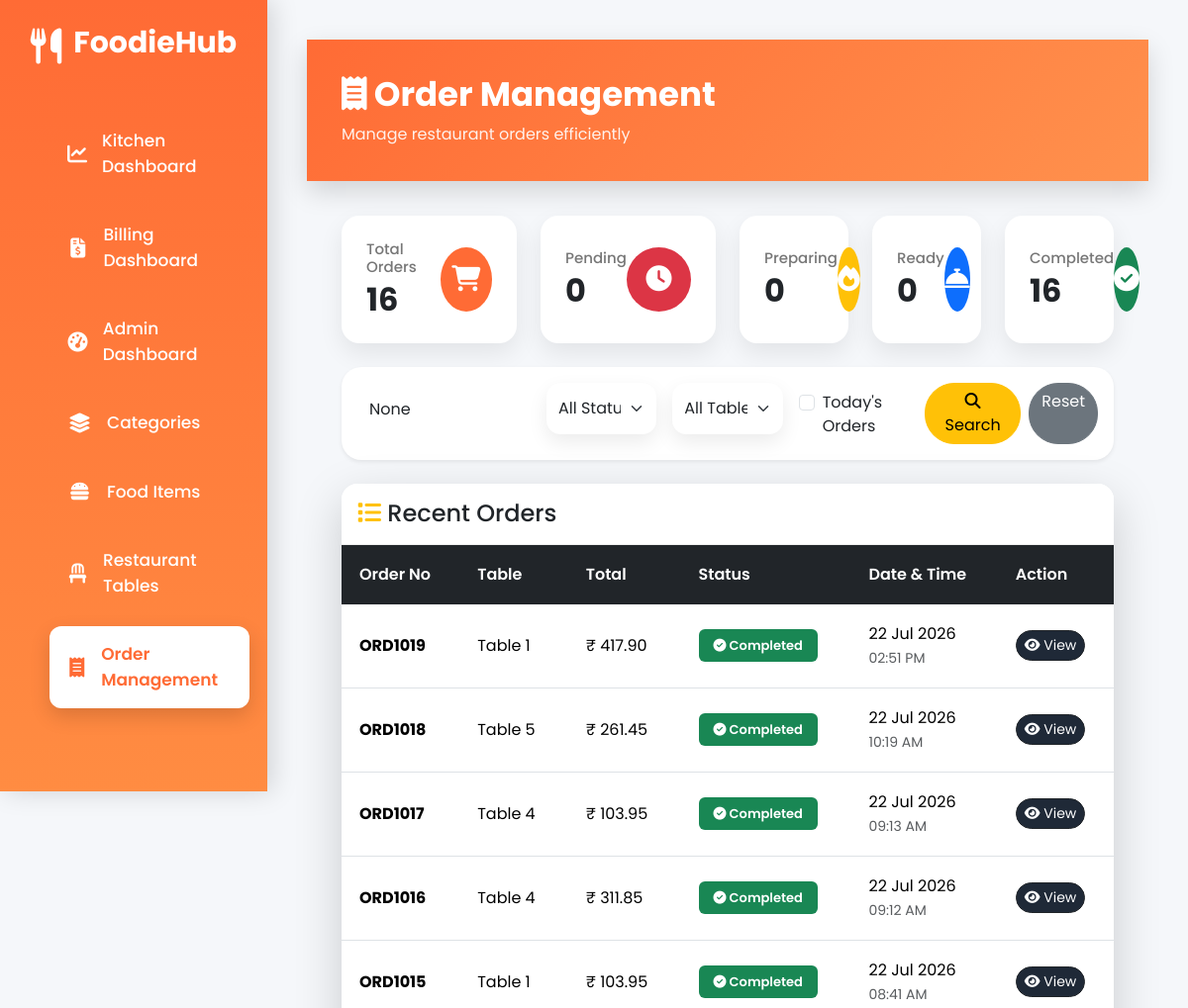
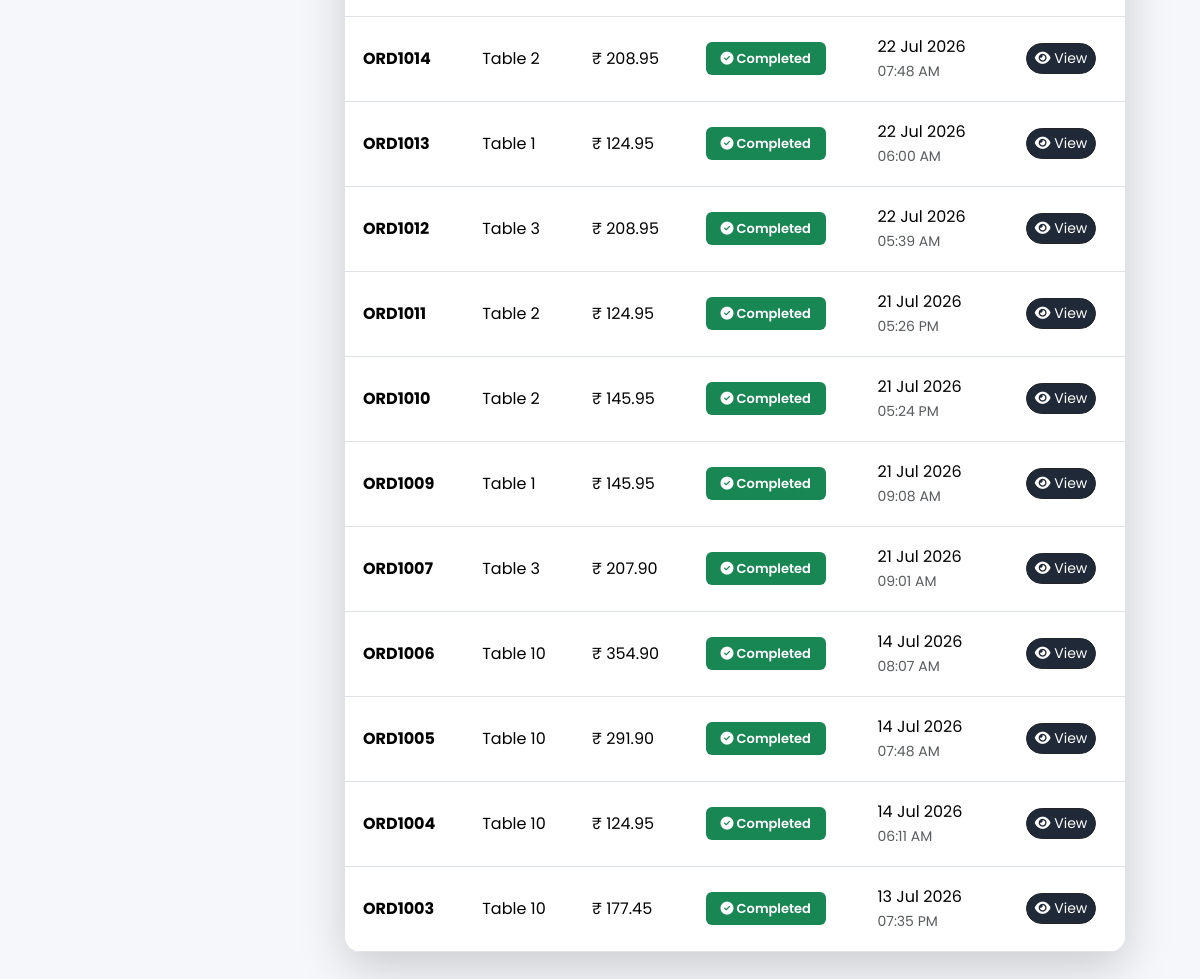
Page /admin-panel/orders/ (signed in) on the committed database (2 pictures, top to bottom).
### orders/models.py (models this page shows, shortened)
class Order(models.Model):
    STATUS = (
        ('Pending', 'Pending'),
        ('Preparing', 'Preparing'),
        ('Ready', 'Ready'),
        ('Completed', 'Completed'),
    )
    table = models.ForeignKey(RestaurantTable, on_delete=models.CASCADE)
    order_number = models.CharField(max_length=20, unique=True)
    order_date = models.DateTimeField(auto_now_add=True)
    status = models.CharField(max_length=20, choices=STATUS, default='Pending')
    total_amount = models.DecimalField(max_digits=10, decimal_places=2, default=0)

class RestaurantTable(models.Model):
    table_number = models.IntegerField(unique=True)
    STATUS = (
        ('Available','Available'),
        ('Occupied','Occupied'),
    )
    status = models.CharField(
        max_length=20,
        choices=STATUS,
        default='Available'
    )
    qr_code = models.ImageField(
        upload_to="qr_codes/",
        blank=True,
        null=True
    )

### adminpanel/views.py (the view)
# urls.py: path("orders/", views.order_list, name="order_list"),
@login_required(login_url='login')
def order_list(request):
    orders = Order.objects.select_related("table").order_by("-order_date")
    search = request.GET.get("search")
    status = request.GET.get("status")
    table = request.GET.get("table")
    today = request.GET.get("today")
    if search:
        orders = orders.filter(
            order_number__icontains=search
        )
    if status:
        orders = orders.filter(status=status)
    if table:
        orders = orders.filter(table_id=table)
    if today == "1":
        today_date = timezone.localdate()
        orders = orders.filter(order_date__date=today_date)
    context = {
        "orders": orders,
        "tables": RestaurantTable.objects.all(),
        "search": search,
        "selected_status": status,
        "selected_table": table,
        "today": today,
        "total_orders": Order.objects.count(),
        "pending_orders": Order.objects.filter(status="Pending").count(),
        "preparing_orders": Order.objects.filter(status="Preparing").count(),
        "ready_orders": Order.objects.filter(status="Ready").count(),
        "completed_orders": Order.objects.filter(status="Completed").count(),
    }
    return render(
        request,
        "orders_list.html",
        context
    )

### adminpanel/templates/orders_list.html (shortened to what this page needs)
<!DOCTYPE html>
<html lang="en">
<head>
<link href="https://cdn.jsdelivr.net/npm/bootstrap@5.3.3/dist/css/bootstrap.min.css" rel="stylesheet">
<link rel="stylesheet"
href="https://cdnjs.cloudflare.com/ajax/libs/font-awesome/6.7.2/css/all.min.css">
</head>
<body>
{% include "sidebar.html" %}
<div class="main-content">
<div class="page-header">
<h2>
<i class="fas fa-receipt"></i>
Order Management
</h2>
<p>
Manage restaurant orders efficiently
</p>
</div>
<div class="dashboard">
<div class="row g-4">
<div class="col-xl-3 col-md-6">
<div class="stat-card">
<div>
<h6>Total Orders</h6>
<h2>{{ total_orders }}</h2>
</div>
<div class="icon orange">
<i class="fas fa-shopping-cart"></i>
</div>
</div>
</div>
<div class="col-xl-3 col-md-6">
<div class="stat-card">
<div>
<h6>Pending</h6>
<h2>{{ pending_orders }}</h2>
</div>
<div class="icon red">
<i class="fas fa-clock"></i>
</div>
</div>
</div>
<div class="col-xl-2 col-md-4">
<div class="stat-card">
<div>
<h6>Preparing</h6>
<h2>{{ preparing_orders }}</h2>
</div>
<div class="icon yellow">
<i class="fas fa-fire"></i>
</div>
</div>
</div>
<div class="col-xl-2 col-md-4">
<div class="stat-card">
<div>
<h6>Ready</h6>
<h2>{{ ready_orders }}</h2>
</div>
<div class="icon blue">
<i class="fas fa-bell-concierge"></i>
</div>
</div>
</div>
<div class="col-xl-2 col-md-4">
<div class="stat-card">
<div>
<h6>Completed</h6>
<h2>{{ completed_orders }}</h2>
</div>
<div class="icon green">
<i class="fas fa-circle-check"></i>
</div>
</div>
</div>
</div>
<br>
<div class="card shadow-sm border-0 mb-4">
<div class="card-body">
<form method="GET">
<div class="row g-3">
<div class="col-lg-3">
<input
type="text"
name="search"
class="form-control"
placeholder="Search Order Number"
value="{{ search }}">
</div>
<div class="col-lg-2">
<select
name="status"
class="form-select">
<option value="">All Status</option>
</select>
</div>
<div class="col-lg-2">
<select
name="table"
class="form-select">
<option value="">All Tables</option>
</select>
</div>
<div class="col-lg-2">
<div class="form-check mt-2">
<input
class="form-check-input"
type="checkbox"
name="today"
value="1"
id="today"
>
<label
class="form-check-label"
for="today">
Today's Orders
</label>
</div>
</div>
<div class="col-lg-3 d-flex gap-2">
<button
class="btn btn-warning w-100">
<i class="fas fa-search"></i>
Search
</button>
<a
href="{% url 'order_list' %}"
class="btn btn-secondary">
Reset
</a>
</div>
</div>
</form>
</div>
</div>
<div class="card border-0 shadow-lg rounded-4 overflow-hidden">
<div class="card-header bg-white py-3">
<h4 class="mb-0">
<i class="fas fa-list text-warning"></i>
Recent Orders
</h4>
</div>
<div class="table-responsive">
<table class="table table-hover align-middle">
    <thead class="table-dark">
        <tr>
            <th>Order No</th>
            <th>Table</th>
            <th>Total</th>
            <th>Status</th>
            <th>Date & Time</th>
            <th>Action</th>
        </tr>
    </thead>
    <tbody id="ordersTable">
        {% include "order_table.html" %}
    </tbody>
</table>
</div>
</div>
<br>
</div>
</div>
</body>
</html>

### adminpanel/templates/order_table.html (shortened to what this page needs)
{% for order in orders %}
<tr>
    <td>
        <strong>{{ order.order_number }}</strong>
    </td>
    <td>
        Table {{ order.table.table_number }}
    </td>
    <td>
        ₹ {{ order.total_amount }}
    </td>
    <td>
        {% if order.status == "Pending" %}
            <span class="badge bg-danger">
                <i class="fas fa-clock"></i>
                Pending
            </span>
        {% elif order.status == "Preparing" %}
            <span class="badge bg-warning text-dark">
                <i class="fas fa-utensils"></i>
                Preparing
            </span>
        {% elif order.status == "Ready" %}
            <span class="badge bg-primary">
                <i class="fas fa-bell"></i>
                Ready
            </span>
        {% elif order.status == "Completed" %}
            <span class="badge bg-success">
                <i class="fas fa-check-circle"></i>
                Completed
            </span>
        {% endif %}
    </td>
    <td>
        {{ order.order_date|date:"d M Y" }}
        <br>
        <small class="text-muted">
            {{ order.order_date|time:"h:i A" }}
        </small>
    </td>
    <td>
        <a href="{% url 'order_detail' order.id %}"
           class="btn btn-dark btn-sm">
            <i class="fas fa-eye"></i>
            View
        </a>
    </td>
</tr>
{% endfor %}

### adminpanel/templates/orders_list.html (style rules this page uses)
* { margin:0; padding:0; box-sizing:border-box; font-family:'Poppins',sans-serif; }
body { background:#f5f7fb; }
.main-content { margin-left:270px; width:calc(100% - 270px); min-height:100vh; transition:.3s; }
.page-header { background:linear-gradient(135deg,#ff6b35,#ff914d); padding:35px; color:white; box-shadow:0 10px 25px rgba(0,0,0,.15); }
.page-header h2 { font-size:34px; font-weight:700; margin-bottom:8px; }
.page-header p { opacity:.9; margin:0; }
.dashboard { padding:35px; }
.stat-card { background:white; border-radius:18px; padding:25px; display:flex; align-items:center; justify-content:space-between; box-shadow:0 10px 25px rgba(0,0,0,.08); transition:.3s; height:100%; }
.icon { width:65px; height:65px; border-radius:50%; display:flex; justify-content:center; align-items:center; font-size:26px; color:white; }
.orange { background:#ff6b35; }
.yellow { background:#ffc107; }
.blue { background:#0d6efd; }
.green { background:#198754; }
.red { background:#dc3545; }
.stat-card h6 { color:#777; font-size:15px; margin-bottom:5px; }
.stat-card h2 { font-weight:700; margin:0; }
.form-control { border:none !important; box-shadow:none !important; height:52px; }
.form-select { height:52px; border-radius:14px; border:none; box-shadow:0 8px 20px rgba(0,0,0,.08); }
.card { border-radius:20px; overflow:hidden; }
.card-header { border-bottom:1px solid #eee; }
.table { margin-bottom:0; }
.table thead { background:linear-gradient(135deg,#ff6b35,#ff914d); }
.table thead th { color:white; font-weight:600; border:none; padding:18px; }
.table tbody td { padding:18px; vertical-align:middle; }
.table tbody tr { transition:.3s; }
.badge { font-size:13px; padding:10px 15px; font-weight:600; }
.btn { border-radius:30px; transition:.3s; }
.btn-dark { background:#1f2937; }

### templates/sidebar.html (style rules this page uses)
* { margin:0; padding:0; box-sizing:border-box; font-family:'Poppins',sans-serif; }
body { background:#f5f7fa; }
.main-content { margin-left:270px; padding:40px; }

### rows in the picture
Order: order_number "ORD1019", table.table_number "1", total_amount "417.90", status "Completed" (drawn), order_date "22 Jul 2026", order_date "02:51 PM"
Order: order_number "ORD1018", table.table_number "5", total_amount "261.45", status "Completed" (drawn), order_date "22 Jul 2026", order_date "10:19 AM"
Order: order_number "ORD1017", table.table_number "4", total_amount "103.95", status "Completed" (drawn), order_date "22 Jul 2026", order_date "09:13 AM"
Order: order_number "ORD1016", table.table_number "4", total_amount "311.85", status "Completed" (drawn), order_date "22 Jul 2026", order_date "09:12 AM"
Order: order_number "ORD1015", table.table_number "1", total_amount "103.95", status "Completed" (drawn), order_date "22 Jul 2026", order_date "08:41 AM"
Order: order_number "ORD1014", table.table_number "2", total_amount "208.95", status "Completed" (drawn), order_date "22 Jul 2026", order_date "07:48 AM"
Order: order_number "ORD1013", table.table_number "1", total_amount "124.95", status "Completed" (drawn), order_date "22 Jul 2026", order_date "06:00 AM"
Order: order_number "ORD1012", table.table_number "3", total_amount "208.95", status "Completed" (drawn), order_date "22 Jul 2026", order_date "05:39 AM"
Order: order_number "ORD1011", table.table_number "2", total_amount "124.95", status "Completed" (drawn), order_date "21 Jul 2026", order_date "05:26 PM"
Order: order_number "ORD1010", table.table_number "2", total_amount "145.95", status "Completed" (drawn), order_date "21 Jul 2026", order_date "05:24 PM"
Order: order_number "ORD1009", table.table_number "1", total_amount "145.95", status "Completed" (drawn), order_date "21 Jul 2026", order_date "09:08 AM"
Order: order_number "ORD1007", table.table_number "3", total_amount "207.90", status "Completed" (drawn), order_date "21 Jul 2026", order_date "09:01 AM"
Order: order_number "ORD1006", table.table_number "10", total_amount "354.90", status "Completed" (drawn), order_date "14 Jul 2026", order_date "08:07 AM"
Order: order_number "ORD1005", table.table_number "10", total_amount "291.90", status "Completed" (drawn), order_date "14 Jul 2026", order_date "07:48 AM"
Order: order_number "ORD1004", table.table_number "10", total_amount "124.95", status "Completed" (drawn), order_date "14 Jul 2026", order_date "06:11 AM"
Order: order_number "ORD1003", table.table_number "10", total_amount "177.45", status "Completed" (drawn), order_date "13 Jul 2026", order_date "07:35 PM"

### other values in the picture
{{ total_orders }} "16"
{{ pending_orders }} "0"
{{ preparing_orders }} "0"
{{ ready_orders }} "0"
{{ completed_orders }} "16"
